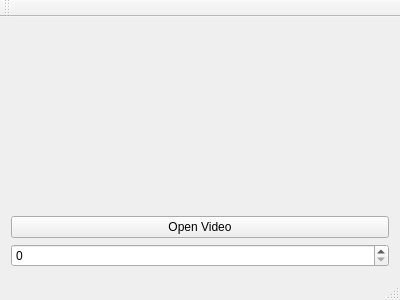
<?xml version="1.0" encoding="UTF-8"?>
<ui version="4.0">
 <class>VideoPlayerDemo</class>
 <widget class="QMainWindow" name="VideoPlayerDemo">
  <property name="geometry">
   <rect>
    <x>0</x>
    <y>0</y>
    <width>400</width>
    <height>300</height>
   </rect>
  </property>
  <property name="windowTitle">
   <string>VideoPlayerDemo</string>
  </property>
  <widget class="QWidget" name="centralWidget">
   <layout class="QVBoxLayout" name="verticalLayout">
    <item>
     <widget class="VideoPlayer" name="player" native="true"/>
    </item>
    <item>
     <widget class="QPushButton" name="btnOpen">
      <property name="text">
       <string>Open Video</string>
      </property>
     </widget>
    </item>
    <item>
     <widget class="QSpinBox" name="sbFrame"/>
    </item>
   </layout>
  </widget>
  <widget class="QMenuBar" name="menuBar">
   <property name="geometry">
    <rect>
     <x>0</x>
     <y>0</y>
     <width>400</width>
     <height>21</height>
    </rect>
   </property>
  </widget>
  <widget class="QToolBar" name="mainToolBar">
   <attribute name="toolBarArea">
    <enum>TopToolBarArea</enum>
   </attribute>
   <attribute name="toolBarBreak">
    <bool>false</bool>
   </attribute>
  </widget>
  <widget class="QStatusBar" name="statusBar"/>
 </widget>
 <layoutdefault spacing="6" margin="11"/>
 <customwidgets>
  <customwidget>
   <class>VideoPlayer</class>
   <extends>QWidget</extends>
   <header>../videoplayer.h</header>
   <container>1</container>
  </customwidget>
 </customwidgets>
 <resources/>
 <connections/>
</ui>
